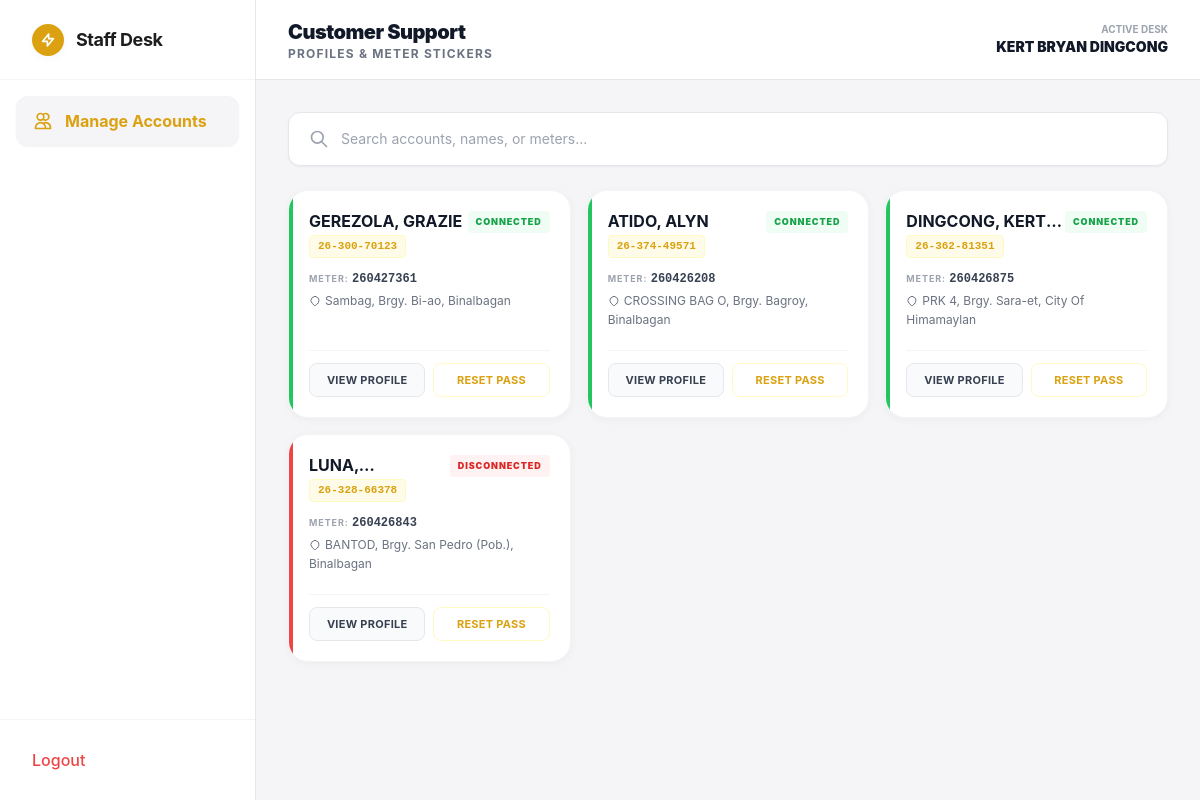
Screenshot of /staff/home.php (signed in) with the database file from the repository.
### tables this page shows
CREATE TABLE `clients` (
  `client_id` int(11) NOT NULL,
  `account_no` varchar(20) NOT NULL,
  `id_number` varchar(10) NOT NULL,
  `password_hash` varchar(255) NOT NULL,
  `last_name` varchar(50) NOT NULL,
  `first_name` varchar(50) NOT NULL,
  `middle_name` varchar(50) DEFAULT NULL,
  `date_of_birth` date NOT NULL,
  `address` text NOT NULL,
  `contact_number` varchar(20) NOT NULL,
  `meter_no` varchar(50) NOT NULL,
  `consumer_type` enum('RESIDENTIAL','COMMERCIAL','INDUSTRIAL') DEFAULT 'RESIDENTIAL',
  `status` enum('Connected','Disconnected') DEFAULT 'Connected',
  `created_at` timestamp NOT NULL DEFAULT current_timestamp()
);

### staff/home.php (the view, shortened to what this page needs)
<?php
require_once '../db/dbcon.php';
$viewAccount = $_GET['view_account'] ?? null;
$clientBills = [];
$clientDetails = null;
if ($viewAccount) {
    $stmtClient = $pdo->prepare("SELECT * FROM clients WHERE account_no = ?");
    $stmtClient->execute([$viewAccount]);
    $clientDetails = $stmtClient->fetch();
    $stmtBills = $pdo->prepare("SELECT * FROM billing_invoices WHERE account_no = ? ORDER BY due_date DESC");
    $stmtBills->execute([$viewAccount]);
    $clientBills = $stmtBills->fetchAll();
} else {
    $stmtAll = $pdo->query("SELECT * FROM clients ORDER BY created_at DESC");
    $allClients = $stmtAll->fetchAll();
}
?>
<!DOCTYPE html>
<html lang="en">
<head>
    <script src="https://cdn.tailwindcss.com"></script>
</head>
<body class="bg-noceco-bg text-noceco-text flex flex-col md:flex-row h-screen overflow-hidden antialiased">
    <aside class="w-64 bg-white border-r border-gray-200 flex-col justify-between hidden md:flex z-20 shrink-0 print-hide">
        <div>
            <div class="h-20 flex items-center px-8 border-b border-gray-100">
                <div class="w-8 h-8 rounded-full bg-noceco-mustard flex items-center justify-center mr-3 shadow-apple-sm">
                    <svg class="w-4 h-4 text-white" fill="none" stroke="currentColor" viewBox="0 0 24 24"><path stroke-linecap="round" stroke-linejoin="round" stroke-width="2.5" d="M13 10V3L4 14h7v7l9-11h-7z"></path></svg>
                </div>
                <span class="font-bold text-lg tracking-tight">Staff Desk</span>
            </div>
            <nav class="p-4 space-y-1.5">
                <a href="home.php" class="flex items-center px-4 py-3 bg-noceco-bg text-noceco-mustard font-bold rounded-xl shadow-sm border border-gray-100">
                    <svg class="w-5 h-5 mr-3" fill="none" stroke="currentColor" viewBox="0 0 24 24"><path stroke-linecap="round" stroke-linejoin="round" stroke-width="2" d="M12 4.354a4 4 0 110 5.292M15 21H3v-1a6 6 0 0112 0v1zm0 0h6v-1a6 6 0 00-9-5.197M13 7a4 4 0 11-8 0 4 4 0 018 0z"></path></svg>
                    Manage Accounts
                </a>
            </nav>
        </div>
        <div class="p-4 border-t border-gray-100">
            <a href="logout.php" class="flex items-center px-4 py-3 text-red-500 hover:bg-red-50 rounded-xl transition-colors font-medium">Logout</a>
        </div>
    </aside>
    <div class="flex-1 flex flex-col h-screen overflow-hidden relative print-hide">
        <header class="h-16 md:h-20 bg-white border-b border-gray-200 flex items-center justify-between px-4 lg:px-8 shrink-0 z-10 sticky top-0">
            <div class="flex items-center gap-3">
                <div>
                    <h2 class="text-lg md:text-xl font-black tracking-tight text-gray-900">Customer Support</h2>
                    <p class="text-[10px] md:text-xs text-gray-500 font-bold uppercase tracking-widest hidden sm:block">Profiles & Meter Stickers</p>
                </div>
            </div>
            <div class="flex items-center gap-3">
                <div class="text-right hidden sm:block">
                    <p class="text-[10px] font-bold text-gray-400 uppercase">Active Desk</p>
                    <p class="text-sm font-black text-gray-900"><?php echo htmlspecialchars($_SESSION['full_name']); ?></p>
                </div>
            </div>
        </header>
        <main class="flex-1 overflow-y-auto p-4 lg:p-8 custom-scrollbar bg-noceco-bg">
            <div class="max-w-6xl mx-auto">
                <?php if ($viewAccount && $clientDetails): ?>
                    <div class="mb-6">
                        <a href="home.php" class="text-noceco-mustard font-bold text-sm hover:underline flex items-center gap-1">
                            <svg class="w-4 h-4" fill="none" stroke="currentColor" viewBox="0 0 24 24"><path stroke-linecap="round" stroke-linejoin="round" stroke-width="2" d="M15 19l-7-7 7-7"></path></svg>
                            Back to Accounts
                        </a>
                    </div>
                    <div class="bg-white rounded-[24px] shadow-apple border border-gray-200 overflow-hidden flex flex-col md:flex-row mb-8">
                        <div class="p-6 md:p-8 border-b md:border-b-0 md:border-r border-gray-100 md:w-1/3 bg-gray-50 flex flex-col">
                            <div class="w-16 h-16 bg-blue-100 text-blue-600 rounded-full flex items-center justify-center font-black text-2xl mb-4 shadow-sm border border-blue-200">
                                <?php echo substr($clientDetails['first_name'], 0, 1) . substr($clientDetails['last_name'], 0, 1); ?>
                            </div>
                            <h2 class="text-xl md:text-2xl font-black text-gray-900 leading-tight mb-1"><?php echo htmlspecialchars($clientDetails['last_name'] . ', ' . $clientDetails['first_name']); ?></h2>
                            <p class="font-mono text-sm font-bold text-noceco-mustard mb-6 bg-yellow-50 inline-block px-3 py-1 rounded-lg border border-yellow-100 self-start">ACC: <?php echo htmlspecialchars($clientDetails['account_no']); ?></p>
                            <div class="space-y-4 text-sm mb-8 flex-1">
                                <div><span class="block text-[10px] text-gray-400 font-bold uppercase tracking-widest">ID Number</span><span class="font-mono font-bold text-gray-900"><?php echo htmlspecialchars($clientDetails['id_number']); ?></span></div>
                                <div><span class="block text-[10px] text-gray-400 font-bold uppercase tracking-widest">Meter No</span><span class="font-mono font-bold text-gray-900"><?php echo htmlspecialchars($clientDetails['meter_no']); ?></span></div>
                                <div><span class="block text-[10px] text-gray-400 font-bold uppercase tracking-widest">Address</span><span class="font-medium text-gray-700"><?php echo htmlspecialchars($clientDetails['address']); ?></span></div>
                                <div><span class="block text-[10px] text-gray-400 font-bold uppercase tracking-widest mb-1">Grid Status</span>
                                    <span class="px-2 py-0.5 rounded text-[10px] font-bold <?php echo $clientDetails['status'] === 'Connected' ? 'bg-green-100 text-green-700' : 'bg-red-100 text-red-700'; ?>">
                                        <?php echo strtoupper($clientDetails['status']); ?>
                                    </span>
                                </div>
                            </div>
                            <div class="space-y-3 mt-auto">
                                <button onclick="openPasswordModal('<?php echo htmlspecialchars($clientDetails['account_no']); ?>', '<?php echo addslashes($clientDetails['first_name'] . ' ' . $clientDetails['last_name']); ?>')"
                                        class="w-full bg-white hover:bg-gray-50 text-gray-700 border border-gray-200 font-bold py-3 rounded-xl shadow-sm transition-all text-sm">
                                    Reset Password
                                </button>
                                <button onclick="triggerPrintSticker('<?php echo addslashes($clientDetails['first_name'] . ' ' . $clientDetails['last_name']); ?>', '<?php echo addslashes($clientDetails['account_no']); ?>')"
                                        class="w-full bg-gray-900 hover:bg-black text-white font-bold py-3 rounded-xl shadow-md transition-all flex justify-center items-center gap-2 text-sm">
                                    <svg class="w-4 h-4" fill="none" stroke="currentColor" viewBox="0 0 24 24"><path stroke-linecap="round" stroke-linejoin="round" stroke-width="2" d="M17 17h2a2 2 0 002-2v-4a2 2 0 00-2-2H5a2 2 0 00-2 2v4a2 2 0 002 2h2m2 4h6a2 2 0 002-2v-4a2 2 0 00-2-2H9a2 2 0 00-2 2v4a2 2 0 002 2zm8-12V5a2 2 0 00-2-2H9a2 2 0 00-2 2v4h10z"></path></svg>
                                    Print Sticker
                                </button>
                            </div>
                        </div>
                        <div class="p-6 md:p-8 md:w-2/3 bg-white">
                            <h3 class="text-lg font-bold text-gray-900 mb-6 border-b border-gray-100 pb-2">Billing History</h3>
                            <div class="overflow-x-auto max-h-[400px] md:max-h-[600px] overflow-y-auto custom-scrollbar">
                                <table class="w-full text-left text-sm whitespace-nowrap">
                                    <thead class="bg-white sticky top-0 border-b border-gray-100 z-10 shadow-sm">
                                        <tr class="text-[10px] font-black text-gray-400 uppercase tracking-widest">
                                            <th class="p-4">Invoice No</th>
                                            <th class="p-4">Billing Month</th>
                                            <th class="p-4">Amount Due</th>
                                            <th class="p-4 text-center">Status</th>
                                        </tr>
                                    </thead>
                                    <tbody class="divide-y divide-gray-100">
                                        <?php if(empty($clientBills)): ?>
                                            <tr><td colspan="4" class="p-8 text-center text-gray-400 italic">No billing history found.</td></tr>
                                        <?php else: foreach($clientBills as $bill): ?>
                                            <tr class="hover:bg-gray-50 transition-colors">
                                                <td class="p-4 font-mono font-bold text-gray-700">#<?php echo htmlspecialchars($bill['invoice_no']); ?></td>
                                                <td class="p-4 text-gray-600 font-medium"><?php echo htmlspecialchars($bill['billing_month']); ?></td>
                                                <td class="p-4 font-black text-gray-900">₱<?php echo number_format($bill['amount_due'], 2); ?></td>
                                                <td class="p-4 text-center">
                                                    <?php if($bill['status'] == 'Paid'): ?>
                                                        <span class="bg-green-100 text-green-700 px-3 py-1 rounded-full text-[10px] font-bold uppercase tracking-widest">Paid</span>
                                                    <?php else: ?>
                                                        <span class="bg-red-100 text-red-600 px-3 py-1 rounded-full text-[10px] font-bold uppercase tracking-widest">Unpaid</span>
                                                    <?php endif; ?>
                                                </td>
                                            </tr>
                                        <?php endforeach; endif; ?>
                                    </tbody>
                                </table>
                            </div>
                        </div>
                    </div>
                <?php else: ?>
                    <div class="bg-white p-2 rounded-xl shadow-sm border border-gray-200 mb-6 flex items-center sticky top-0 z-20">
                        <svg class="w-5 h-5 text-gray-400 ml-3 shrink-0" fill="none" stroke="currentColor" viewBox="0 0 24 24"><path stroke-linecap="round" stroke-linejoin="round" stroke-width="2" d="M21 21l-6-6m2-5a7 7 0 11-14 0 7 7 0 0114 0z"></path></svg>
                        <input type="text" id="domSearchInput" placeholder="Search accounts, names, or meters..."
                               class="w-full px-3 py-2 text-sm bg-transparent border-none focus:ring-0 outline-none">
                    </div>
                    <div class="grid grid-cols-1 sm:grid-cols-2 lg:grid-cols-3 gap-4">
                        <?php foreach($allClients as $c): ?>
                            <div class="client-card bg-white rounded-[20px] shadow-apple-sm border border-gray-100 p-5 flex flex-col hover:shadow-apple transition-shadow relative overflow-hidden">
                                <div class="absolute top-0 left-0 w-1 h-full <?php echo $c['status'] === 'Connected' ? 'bg-green-500' : 'bg-red-500'; ?>"></div>
                                <div class="flex justify-between items-start mb-3">
                                    <div>
                                        <h3 class="font-bold text-base text-gray-900 leading-tight line-clamp-1"><?php echo htmlspecialchars($c['last_name'] . ', ' . $c['first_name']); ?></h3>
                                        <p class="font-mono text-[11px] font-bold text-noceco-mustard mt-1 bg-yellow-50 inline-block px-2 py-0.5 rounded border border-yellow-100"><?php echo htmlspecialchars($c['account_no']); ?></p>
                                    </div>
                                    <span class="text-[9px] font-black uppercase tracking-widest px-2 py-1 rounded shrink-0 <?php echo $c['status'] === 'Connected' ? 'bg-green-50 text-green-600' : 'bg-red-50 text-red-600'; ?>">
                                        <?php echo $c['status']; ?>
                                    </span>
                                </div>
                                <div class="text-xs text-gray-500 mb-5 flex-1 space-y-1">
                                    <p><strong class="text-gray-400 uppercase tracking-widest text-[9px]">Meter:</strong> <span class="font-mono font-bold text-gray-700"><?php echo htmlspecialchars($c['meter_no']); ?></span></p>
                                    <p class="line-clamp-2 leading-relaxed"><svg class="w-3 h-3 inline mr-1" fill="none" stroke="currentColor" viewBox="0 0 24 24"><path stroke-linecap="round" stroke-linejoin="round" stroke-width="2" d="M17.657 16.657L13.414 20.9a1.998 1.998 0 01-2.827 0l-4.244-4.243a8 8 0 1111.314 0z"></path></svg><?php echo htmlspecialchars($c['address']); ?></p>
                                </div>
                                <div class="grid grid-cols-2 gap-2 border-t border-gray-100 pt-3 mt-auto">
                                    <a href="home.php?view_account=<?php echo htmlspecialchars($c['account_no']); ?>" class="bg-gray-50 hover:bg-gray-100 text-gray-700 text-center py-2 rounded-lg font-bold text-[11px] transition-colors border border-gray-200 uppercase tracking-wide">
                                        View Profile
                                    </a>
                                    <button onclick="openPasswordModal('<?php echo htmlspecialchars($c['account_no']); ?>', '<?php echo addslashes($c['first_name'] . ' ' . $c['last_name']); ?>')" class="bg-white hover:bg-yellow-50 text-noceco-mustard text-center py-2 rounded-lg font-bold text-[11px] transition-colors border border-yellow-100 uppercase tracking-wide">
                                        Reset Pass
                                    </button>
                                </div>
                            </div>
                        <?php endforeach; ?>
                    </div>
                <?php endif; ?>
            </div>
        </main>
    </div>
</body>
</html>

### staff/home.php (style rules this page uses)
body { -webkit-tap-highlight-color: transparent; }

### rows the page displays
clients: last_name+first_name "GEREZOLA, GRAZIE", account_no "26-300-70123", status "CONNECTED", meter_no "260427361", address "Sambag, Brgy. Bi-ao, Binalbagan"
clients: last_name+first_name "ATIDO, ALYN", account_no "26-374-49571", status "CONNECTED", meter_no "260426208", address "CROSSING BAG O, Brgy. Bagroy, Binalbagan"
clients: last_name+first_name "DINGCONG,…", account_no "26-362-81351", status "CONNECTED", meter_no "260426875", address "PRK 4, Brgy. Sara-et, City Of Himamaylan"
clients: account_no "26-328-66378", status "DISCONNECTED", meter_no "260426843", address "BANTOD, Brgy. San Pedro (Pob.), Binalbagan"

### other values shown
$_SESSION['full_name'] "KERT BRYAN DINGCONG"
